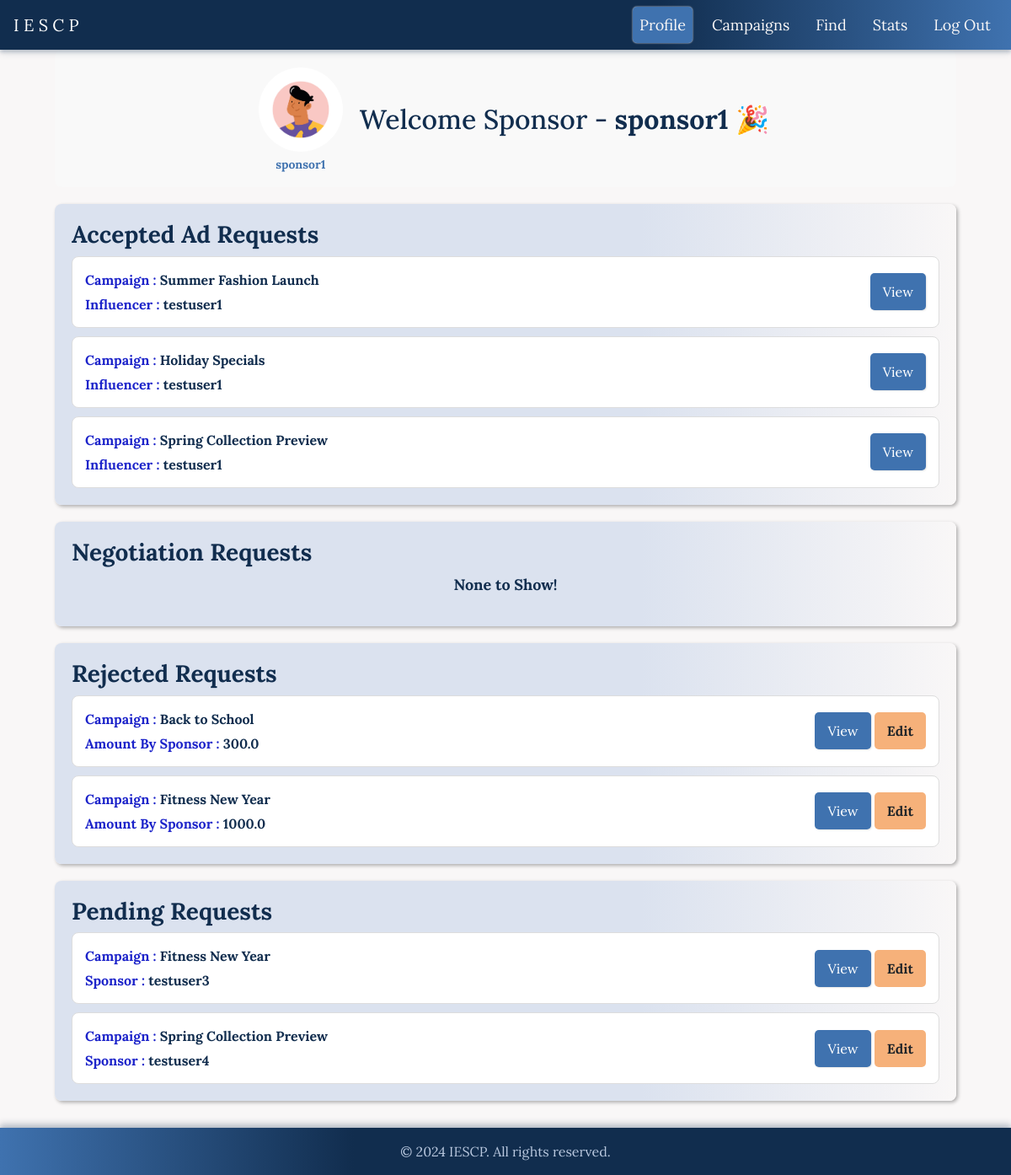
Page /sponsor/dashboard (signed in) on the earlier database version.
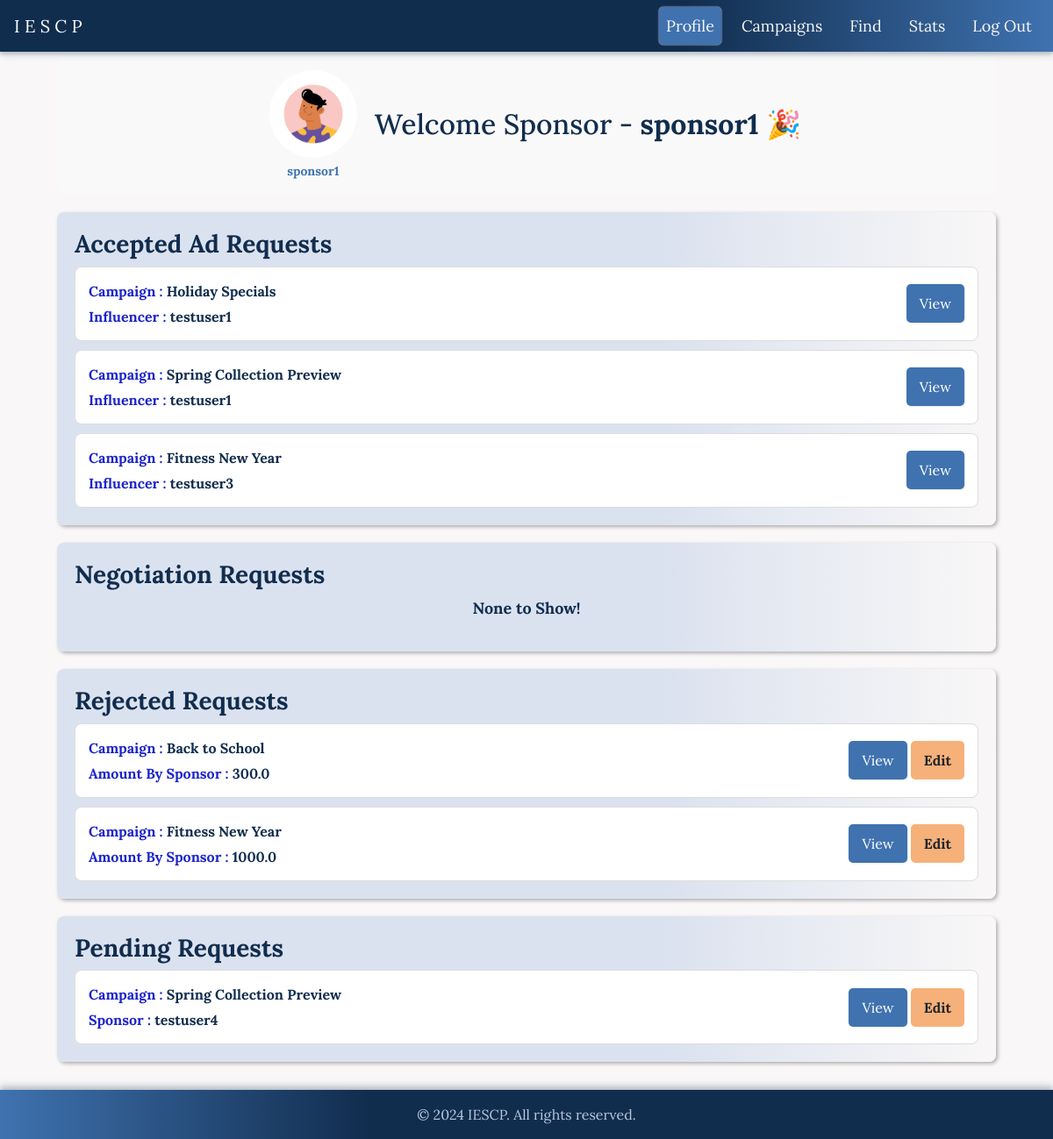
Same page on the later database version.
### app/models.py (models this page shows, shortened)
class AdRequest(db.Model):
    id = db.Column(db.Integer, primary_key=True)
    campaign_id = db.Column(db.Integer, db.ForeignKey('campaign.id'), nullable=False)
    influencer_id = db.Column(db.Integer, db.ForeignKey('user.id'), nullable=False)
    messages = db.Column(db.Text, nullable=True)
    requirements = db.Column(db.Text, nullable=False)
    payment_amount = db.Column(db.Float, nullable=False)
    status = db.Column(db.String(10), nullable=False)

class Campaign(db.Model):
    id = db.Column(db.Integer, primary_key=True)
    name = db.Column(db.String(64), nullable=False)
    description = db.Column(db.Text, nullable=False)
    start_date = db.Column(db.DateTime, default=datetime.utcnow)
    end_date = db.Column(db.DateTime)
    budget = db.Column(db.Float, nullable=False)
    visibility = db.Column(db.String(10), nullable=False)
    goals = db.Column(db.Text, nullable=False)
    sponsor_id = db.Column(db.Integer, db.ForeignKey('user.id'), nullable=False)
    ad_requests = db.relationship('AdRequest', backref='campaign', lazy=True)

class User(db.Model):
    id = db.Column(db.Integer, primary_key=True)
    username = db.Column(db.String(64), unique=True, nullable=False)
    email = db.Column(db.String(120), unique=True, nullable=False)
    password_hash = db.Column(db.String(128))
    role = db.Column(db.String(64), nullable=False)
    campaigns = db.relationship('Campaign', backref='sponsor', lazy=True)
    ad_requests = db.relationship('AdRequest', backref='influencer', lazy=True)

### app/routes.py (the view)
@app.route('/sponsor/dashboard')
def sponsor_dashboard():
    user_id = session.get('user_id')
    user = User.query.get(user_id)
    if not user or user.role != 'sponsor':
        return redirect(url_for('login'))
    negotiations = aliased(Negotiations)
    ad_requests = db.session.query(
        AdRequest,
        Campaign,
        User.username.label('influencer_name'),
        func.coalesce(negotiations.new_amount, 0.0).label('new_amount')
        ).join(
            Campaign,
            AdRequest.campaign_id == Campaign.id
        ).join(
            User,
            User.id == AdRequest.influencer_id
        ).outerjoin(
            negotiations,
            AdRequest.id == negotiations.ad_id
        ).filter(
            Campaign.sponsor_id == user_id
        ).all()
    pending_requests = []
    accepted_requests = []
    rejected_requests = []
    negotiated_requests = []
    others=[]
    for ad_request, campaign, influencer_name, new_amount in ad_requests:
        if ad_request.status in ['Accepted']:
            accepted_requests.append((ad_request, campaign, influencer_name, new_amount))
        elif ad_request.status in ['Pending']:
            pending_requests.append((ad_request, campaign, influencer_name, new_amount))
        elif ad_request.status in ['Completed']:
            rejected_requests.append((ad_request, campaign, influencer_name, new_amount))
        elif ad_request.status in ['Negotiated']:
            negotiated_requests.append((ad_request, campaign, influencer_name, new_amount))
        else:
            others.append((ad_request, campaign, influencer_name, new_amount))
    return render_template('sponsor_dashboard.html',
                           username=user.username,
                           accepted_requests=accepted_requests,
                           pending_requests=pending_requests,
                           rejected_requests=rejected_requests,
                           negotiated_requests=negotiated_requests,
                           influencer_name=influencer_name,
                           title='Sponsor Dashboard',
                           active_page='profile')

### app/templates/sponsor_dashboard.html (shortened to what the changed rows need)
{% extends "navbar_after_login.html" %}
{% block styles %}
  <link rel="stylesheet" href="{{ url_for('static', filename='/css/sponsor_dashboard.css') }}">
{% endblock %}
{% block content %}
<div class="dashboard">
    <div class="profile-section">
        <div class="welcome-text">
            <h2>Welcome Sponsor - <b>{{username}}</b> <span class="party-popper">🎉</span></h2>
        </div>
    </div>
    <div class="campaign-section">
        <div class="campaign-list">
            {% if accepted_requests %}
            {% for ad_request, campaign, influencer_name, new_amount in accepted_requests %}
                <div class="campaign-tab">
                    <div class="campaign-info">
                        <span><strong style="color:#1D24CA">Campaign : </strong> <b>{{ campaign.name }}</b></span>
                        <span><strong style="color:#1D24CA">Influencer : </strong> <b>{{ influencer_name }}</b></span>
                    </div>
                    <div class="campaign-actions">
                        <button class="btn btn-view" data-toggle="modal" data-target="#campaignModal"
                                data-campaign-name="{{ campaign.name }}"
                                data-sponsor-name="{{influencer_name}}"
                                data-campaign-description="{{ campaign.description }}"
                                data-campaign-requirements="{{ ad_request.requirements }}"
                                data-campaign-payment="{{ ad_request.payment_amount }}"
                                data-campaign-status="{{ ad_request.status }}"
                                data-campaign-messages="{{ ad_request.messages }}">View</button>
                    </div>
                </div>
                {% endfor %}
                {% else %}
                <p style="text-align: center; font-size: large; font-weight: bold;">None to Show!</p>
                {% endif %}
        </div>
    </div>
    <div class="campaign-section">
        <div class="campaign-list">
            {% if rejected_requests %}
            {% for ad_request, campaign, sponsor_name, new_amount in rejected_requests %}
                <div class="campaign-tab">
                    <div class="campaign-info">
                        <span><strong style="color:#1D24CA">Campaign : </strong> <b>{{ campaign.name }}</b></span>
                        <span><strong style="color:#1D24CA">Amount By Sponsor : </strong> <b>{{ ad_request.payment_amount }}</b></span>
                    </div>
                    <div class="campaign-actions">
                      <div id="button-container-rejected">
                        <button class="btn btn-view" data-toggle="modal" data-target="#campaignModal"
                                data-campaign-name="{{ campaign.name }}"
                                data-sponsor-name="{{sponsor_name}}"
                                data-campaign-description="{{ campaign.description }}"
                                data-campaign-requirements="{{ ad_request.requirements }}"
                                data-campaign-payment="{{ ad_request.payment_amount }}"
                                data-campaign-status="{{ ad_request.status }}"
                                data-campaign-messages="{{ ad_request.messages }}">View</button>
                        <button class="btn btn-edit"
                                data-ad-request-id="{{ ad_request.id }}"
                                data-campaign-name="test"
                                data-influencer-id="{{ ad_request.influencer_id }}"
                                data-messages="{{ ad_request.messages }}"
                                data-requirements="{{ ad_request.requirements }}"
                                data-payment-amount="{{ ad_request.payment_amount }}">Edit
                        </button>
                        </div>
                    </div>
                </div>
            {% endfor %}
            {% else %}
            <p style="text-align: center; font-size: large; font-weight: bold;">None to Show!</p>
            {% endif %}
        </div>
    </div>
    <div class="campaign-section">
        <div class="campaign-list">
            {% if pending_requests %}
            {% for ad_request, campaign, sponsor_name,new_amount in pending_requests %}
                <div class="campaign-tab">
                    <div class="campaign-info">
                        <span><strong style="color:#1D24CA">Campaign : </strong> <b>{{ campaign.name }}</b></span>
                        <span><strong style="color:#1D24CA">Sponsor : </strong> <b>{{ sponsor_name }}</b></span>
                    </div>
                    <div class="campaign-actions">
                      <div id="button-container-pending">
                        <button class="btn btn-view" data-toggle="modal" data-target="#campaignModal"
                                data-campaign-name="{{ campaign.name }}"
                                data-sponsor-name="{{sponsor_name}}"
                                data-campaign-description="{{ campaign.description }}"
                                data-campaign-requirements="{{ ad_request.requirements }}"
                                data-campaign-payment="{{ ad_request.payment_amount }}"
                                data-campaign-status="{{ ad_request.status }}"
                                data-campaign-messages="{{ ad_request.messages }}">View
                        </button>
                        <button class="btn btn-edit"
                                        data-ad-request-id="{{ ad_request.id }}"
                                        data-campaign-name="{{ campaign.name }}"
                                        data-influencer-id="{{ ad_request.influencer_id }}"
                                        data-messages="{{ ad_request.messages }}"
                                        data-requirements="{{ ad_request.requirements }}"
                                        data-payment-amount="{{ ad_request.payment_amount }}">Edit
                        </button>
                        </div>
                    </div>
                </div>
                {% endfor %}
                {% else %}
                <p style="text-align: center; font-size: large; font-weight: bold;">None to Show!</p>
                {% endif %}
        </div>
    </div>
    <br>
    <br>
</div>
{% endblock %}

Differences in the rows shown:
removed AdRequest: name "Summer Fashion Launch", username "testuser1", shown under "Accepted Ad Requests"
changed AdRequest "testuser3": moves from the list under "Pending Requests" to the list under "Accepted Ad Requests"
